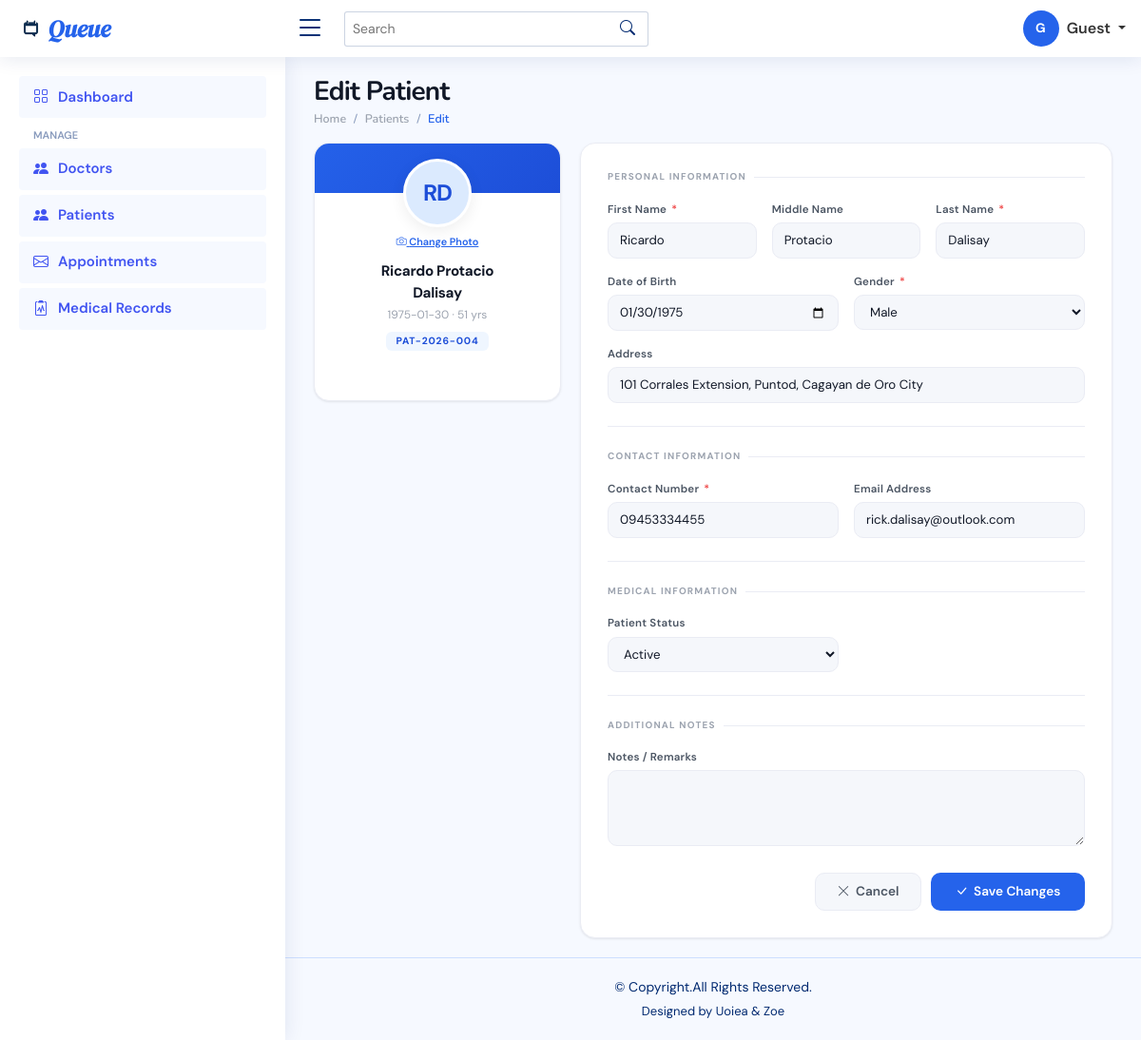
The page /public/admin/editPatient?id=4 on the database as committed earlier.
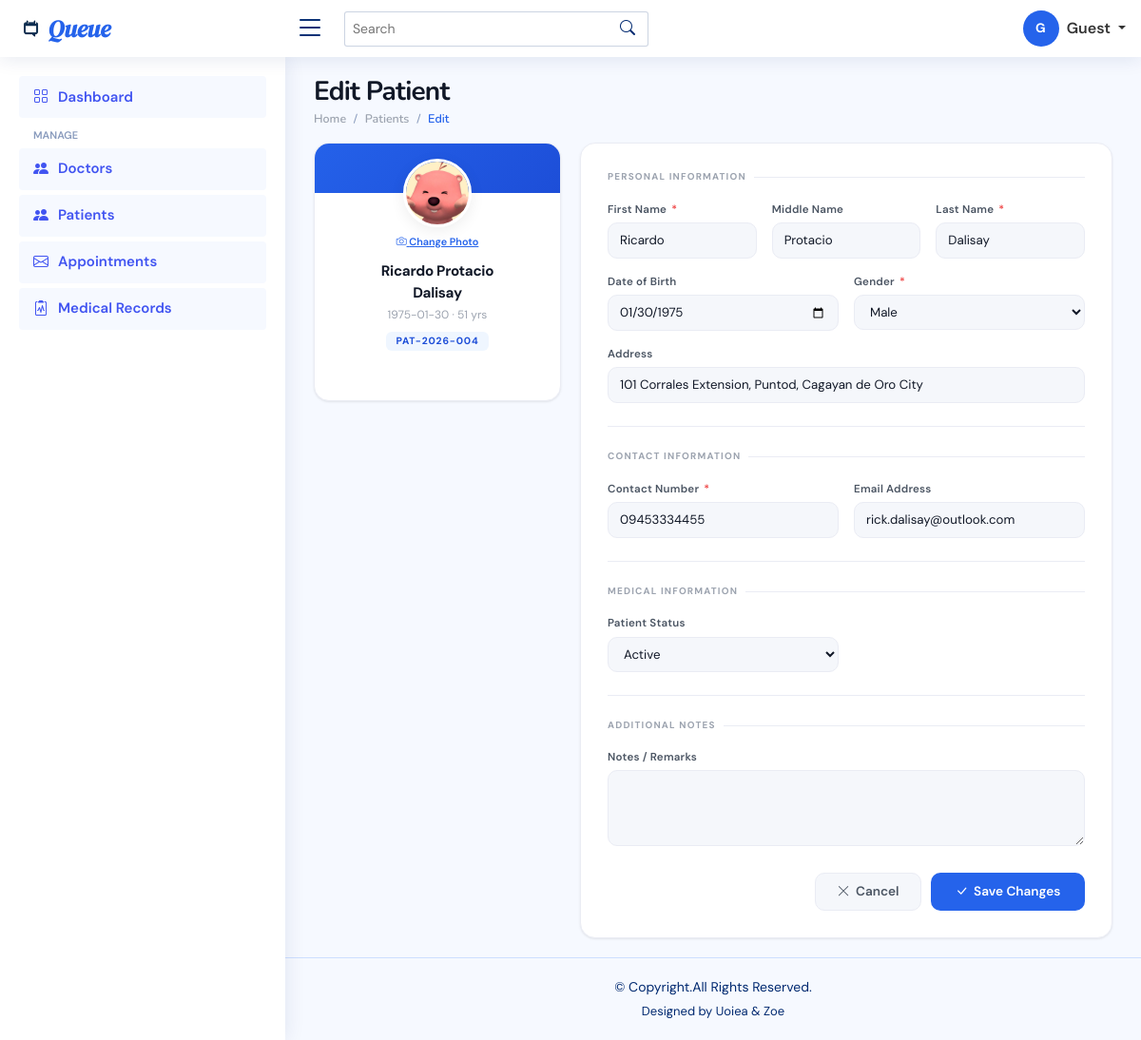
The same page on the database as committed later.
### tables this page shows
CREATE TABLE `patients` (
  `id` int(11) NOT NULL,
  `patientCode` varchar(20) NOT NULL,
  `firstName` varchar(100) NOT NULL,
  `middleName` varchar(100) DEFAULT NULL,
  `lastName` varchar(100) NOT NULL,
  `gender` enum('Male','Female','Other') NOT NULL,
  `dateOfBirth` date DEFAULT NULL,
  `contactNumber` varchar(20) DEFAULT NULL,
  `emailAddress` varchar(150) DEFAULT NULL,
  `address` text DEFAULT NULL,
  `status` enum('Active','Inactive') NOT NULL DEFAULT 'Active',
  `photoUrl` varchar(255) DEFAULT NULL,
  `notes` text DEFAULT NULL,
  `createdAt` timestamp NOT NULL DEFAULT current_timestamp(),
  `updatedAt` timestamp NOT NULL DEFAULT current_timestamp() ON UPDATE current_timestamp()
);

### public/admin/editPatient.php (the view, shortened to what the changed rows need)
<?php
include('./includes/header.php');
include('./includes/sidebar.php');
require_once('../../app/config/config.php');
$id = (int)($_GET['id'] ?? 0);
$stmt = $conn->prepare("SELECT * FROM patients WHERE id=?");
$stmt->bind_param('i', $id);
$stmt->execute();
$p = $stmt->get_result()->fetch_assoc();
$fullname = $p['firstName'] . ' ' . ($p['middleName'] ? $p['middleName'] . ' ' : '') . $p['lastName'];
$age = $p['dateOfBirth'] ? floor((time() - strtotime($p['dateOfBirth'])) / 31557600) : null;
?>
<div class="pagetitle">
    <h1>Edit Patient</h1>
</div>
<section class="section page-edit">
    <div class="add-layout">
        <div class="side-column">
            <div class="form-card side-card" style="padding-top:0;overflow:hidden;">
                <div style="padding:0 1.25rem 1.5rem;text-align:center;">
                    <?php if (!empty($p['photoUrl'])): ?>
                        <img id="sideAvatarImg" src="<?= htmlspecialchars($p['photoUrl']) ?>" alt="" style="width:72px;height:72px;border-radius:50%;border:3px solid #fff;box-shadow:0 4px 16px rgba(0,0,0,.07);object-fit:cover;margin:-36px auto 0;display:block;">
                    <?php else: ?>
                        <div class="profile-avatar" id="sideAvatar"><?= strtoupper(substr($p['firstName'], 0, 1) . substr($p['lastName'], 0, 1)) ?></div>
                    <?php endif; ?>
                    <label for="editPhotoInput" style="font-size:.68rem;font-weight:600;color:var(--blue-600);cursor:pointer;text-decoration:underline;display:block;text-align:center;margin-top:.4rem;"><i class="bi bi-camera"></i> Change Photo</label>
                    <div class="profile-name" id="sideName"><?= htmlspecialchars($fullname) ?></div>
                    <div class="profile-sub" id="sideSub">
                        <?= $p['dateOfBirth'] ? htmlspecialchars($p['dateOfBirth']) . ($age ? ' · ' . $age . ' yrs' : '') : '—' ?>
                    </div>
                    <div class="profile-code"><?= htmlspecialchars($p['patientCode']) ?></div>
                </div>
            </div>
        </div>
        <div class="form-card main-form-card">
            <form id="editForm" onsubmit="savePatient(event)">
                <div class="form-grid cols-3">
                    <div class="field">
                        <label>First Name <span class="req">*</span></label>
                        <input type="text" name="first_name" value="<?= htmlspecialchars($p['firstName']) ?>" required oninput="updateSide()">
                    </div>
                    <div class="field">
                        <label>Middle Name</label>
                        <input type="text" name="middle_name" value="<?= htmlspecialchars($p['middleName'] ?? '') ?>">
                    </div>
                    <div class="field">
                        <label>Last Name <span class="req">*</span></label>
                        <input type="text" name="last_name" value="<?= htmlspecialchars($p['lastName']) ?>" required oninput="updateSide()">
                    </div>
                </div>
                <div class="form-grid" style="margin-top:1rem;">
                    <div class="field">
                        <label>Date of Birth</label>
                        <input type="date" name="dob" value="<?= htmlspecialchars($p['dateOfBirth'] ?? '') ?>" oninput="updateSide()">
                    </div>
                    <div class="field">
                        <label>Gender <span class="req">*</span></label>
                        <select name="gender" required>
                            <option <?= $p['gender'] === 'Male'   ? 'selected' : '' ?>>Male</option>
                        </select>
                    </div>
                </div>
                <div class="form-grid cols-1" style="margin-top:1rem;">
                    <div class="field">
                        <label>Address</label>
                        <input type="text" name="address" value="<?= htmlspecialchars($p['address'] ?? '') ?>" placeholder="Street, Barangay, City, Province">
                    </div>
                </div>
                <div class="form-grid">
                    <div class="field">
                        <label>Contact Number <span class="req">*</span></label>
                        <input type="tel" name="contact" value="<?= htmlspecialchars($p['contactNumber'] ?? '') ?>" required>
                    </div>
                    <div class="field">
                        <label>Email Address</label>
                        <input type="email" name="email" value="<?= htmlspecialchars($p['emailAddress'] ?? '') ?>">
                    </div>
                </div>
                <div class="form-grid">
                    <div class="field">
                        <label>Patient Status</label>
                        <select id="patientStatus" name="status">
                            <option value="Active" <?= $p['status'] === 'Active'   ? 'selected' : '' ?>>Active</option>
                        </select>
                    </div>
                </div>
            </form>
        </div>
    </div>
</section>
<?php include('./includes/footer.php'); ?>

Rows that differ between the two databases and show on the page:
changed patients "Ricardo Protacio Dalisay": photoUrl: picture added; firstName+lastName "RD" → (not shown)
